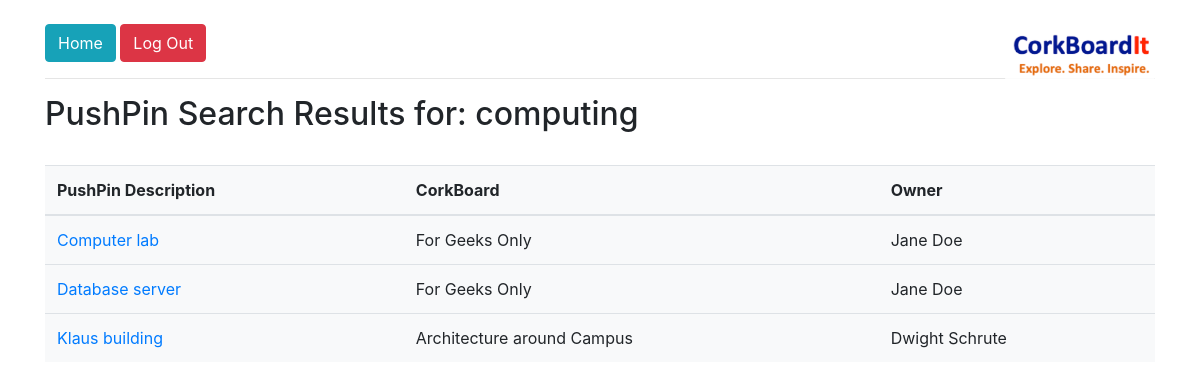
Screenshot of /search.php?search_key=computing (signed in) with the database file from the repository.
### tables this page shows
CREATE TABLE `PushPin` (
	`pushPinID` int(16) unsigned NOT NULL AUTO_INCREMENT,
	`cork_board_id` int(16) unsigned NOT NULL,
	`URL` varchar(200) NOT NULL,
	`description` varchar(200) NOT NULL,
	`date_pinned` datetime NOT NULL,
	PRIMARY KEY (`pushPinID`),
	UNIQUE (`cork_board_id`, `URL`),
	FOREIGN KEY (`cork_board_id`) REFERENCES `CorkBoard` (`corkBoardID`)
);

### search.php (the view, shortened to what this page needs)
<?php
    include('lib/common.php');
    if (isset($_GET['search_key'])){
	  $search_key = $_GET['search_key'];
	}
?>
<?php
    include('lib/header.php');
?>
</head>
<body>
<div class="container">
<?php
    include('lib/menu.php');
?>
<h2>
<?php echo "PushPin Search Results for: {$search_key}"; ?>
</h2>
<br>
<div class="mt-auto bg-light">
<table class="table">
	<thead>
		<tr>
			<th>PushPin Description</th>
			<th>CorkBoard</th>
			<th>Owner</th>
		</tr>
	</thead>
	<tbody>
		<?php
			$query = "SELECT description, title, pushPinID, name " .
			"FROM " .
			"(SELECT description, title, pushPinID, name " .
			"FROM PushPin " .
			"JOIN CorkBoard ON PushPin.cork_board_id=CorkBoard.corkBoardID " .
			"JOIN User ON CorkBoard.owner=User.email " .
			"JOIN PushPinTag ON PushPin.pushPinID=PushPinTag.pushpin_id " .
			"WHERE CorkBoard.corkBoardID NOT IN (SELECT corkBoardID FROM PrivateCorkBoard) " .
			"AND (PushPin.description LIKE '%{$search_key}%' " .
			"OR PushPinTag.tag LIKE '%{$search_key}%' " .
			"OR CorkBoard.category_name LIKE '%{$search_key}%') " .
			"GROUP BY PushPin.pushPinID) AS list " .
			"ORDER BY description";
			$result = mysqli_query($db, $query);
    		while ($row = mysqli_fetch_array($result, MYSQLI_ASSOC)) {
    			print "<tr><td><a href='view_pushpin.php?pushpin_id={$row['pushPinID']}'>{$row['description']}</a></td>";
    			print "<td>{$row['title']}</td>";
    			print "<td>{$row['name']}</td></tr>";
    		}
		?>
	</tbody>
</table>
</div>
</div>
</body>

### rows the page displays
pushpin: description "Computer lab", title "For Geeks Only", name "Jane Doe"
pushpin: description "Database server", title "For Geeks Only", name "Jane Doe"
pushpin: description "Klaus building", title "Architecture around Campus", name "Dwight Schrute"

### other values shown
$search_key "computing"
